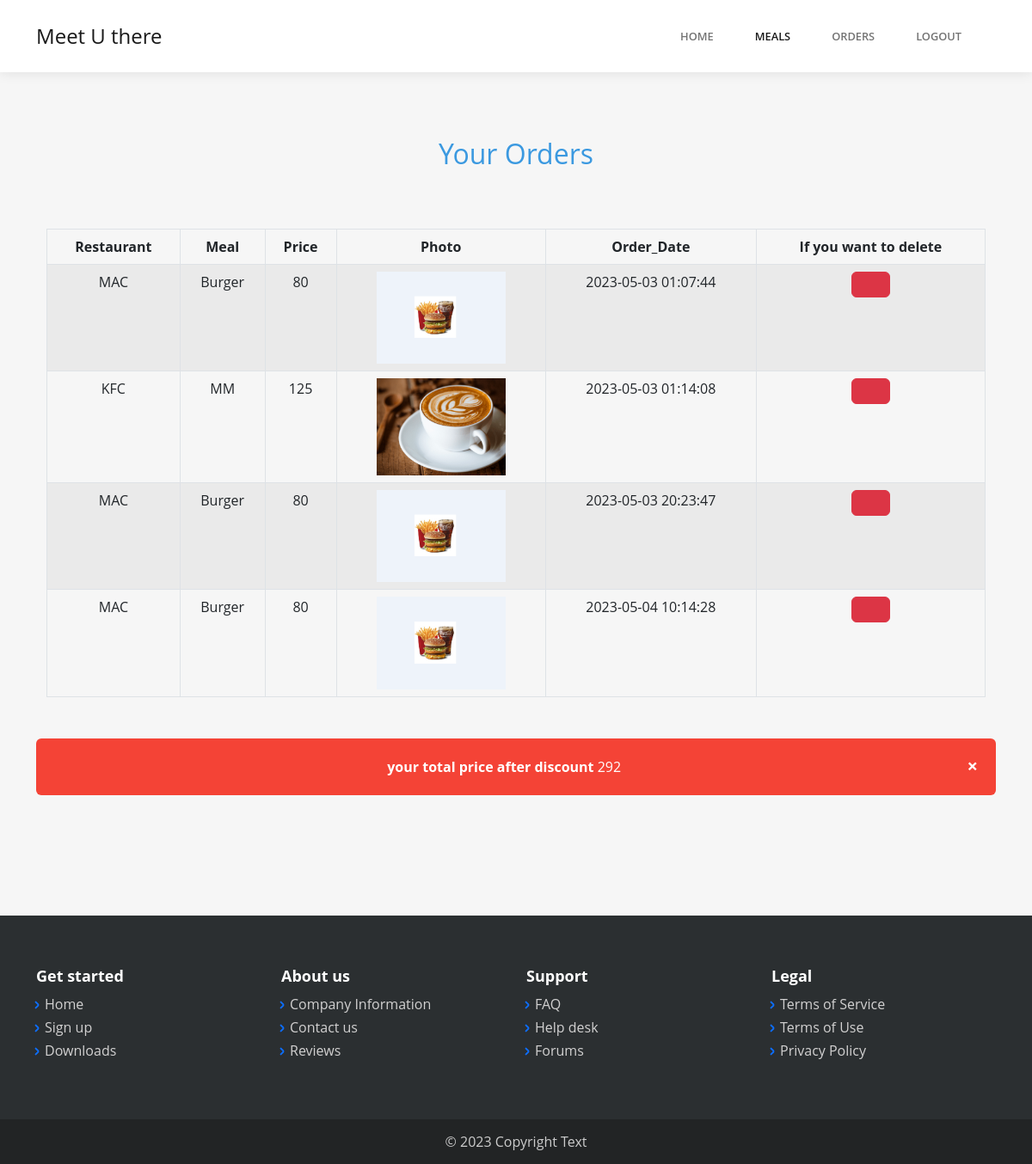
Page /view/user/Orders.php (signed in) on the committed database.
### tables this page shows
CREATE TABLE `melas` (
  `Meal_Id` int(11) NOT NULL,
  `Meal_Name` varchar(50) NOT NULL,
  `Meal_Price` int(11) NOT NULL,
  `Meal_Restaurant` varchar(50) NOT NULL,
  `Meal_Image` varchar(50) NOT NULL
);

CREATE TABLE `orders` (
  `Order_Id` int(11) NOT NULL,
  `User_Id` bigint(11) NOT NULL,
  `Meal_Id` int(11) NOT NULL,
  `Order_Date` datetime NOT NULL DEFAULT current_timestamp()
);

### control/OrdersController.php (called while the page is built, shortened)
<?php
require_once '../../control/DBController.php';
class OrdersController
{
    public function getspecificOrderforUser($id)
    {
        $this->db=new DBController;
        if($this->db->openConnection())
        {
            $query = "select orders.User_Id,Meal_Id,Order_Date,Order_Id from orders where User_Id='$id'";
            return $this->db->Execution($query);
        }
        else
        {
            echo "Error in Database Connection";
            return false;
        }
    }
}
?>

### control/DBController.php (called while the page is built, shortened)
<?php
class DBController
{
    public $dbHost="localhost";
    public $dbUser="root";
    public $dbName="system";
    public $dbPassword="";
    public $connection;
    public function openConnection()
    {
        $this->connection=new mysqli($this->dbHost,$this->dbUser,$this->dbPassword,$this->dbName);
        if($this->connection->connect_error)
        {
            echo " Error in Connection : ".$this->connection->connect_error;
            return false;
        }
        else
        {
            return true;
        }
    }
    public function Execution($query)
    {
        $result=$this->connection->query($query);
        if(!$result)
        {
            echo "Error : ".mysqli_error($this->connection);
            return false;
        }
        else
        {
            return $result->fetch_all(MYSQLI_BOTH);
        }
    }
}
?>

### control/MealsController.php (called while the page is built, shortened)
<?php
require_once '../../models/meals.php';
require_once '../../control/DBController.php';
class MealsController
{
    public function getspecificMeal($id)
    {
        $this->db=new DBController;
        if($this->db->openConnection())
        {
            $query = "select melas.Meal_Name,Meal_Price,Meal_Restaurant,Meal_Image from melas where Meal_Id='$id'";
            return $this->db->Execution($query);
        }
        else
        {
            echo "Error in Database Connection";
            return false;
        }
    }
}
?>

### view/user/Orders.php (the view, shortened to what this page needs)
<?php
require_once '../../control/MealsController.php';
require_once '../../control/OrdersController.php';
require_once '../user/parent.php';
$ses=new SES;
$mealsController=new MealsController;
$x=  $_SESSION["userId"] ;
$or=new OrdersController;
$get=$or->getspecificOrderforUser($x);
$discount=0;
?>
<!DOCTYPE html>
<html lang="en">
<head>
    <link rel="stylesheet" href="assets/bootstrap/css/bootstrap.min.css">
    <link rel="stylesheet" href="assets/css/Font%20Awesome%205%20Brands.css">
    <link rel="stylesheet" href="assets/css/Font%20Awesome%205%20Free.css">
    <link rel="stylesheet" href="assets/css/baguetteBox.min.css">
    <link rel="stylesheet" href="assets/css/CDRapido-Listado-Socios.css">
    <link rel="stylesheet" href="assets/css/vanilla-zoom.min.css">
    <link rel="stylesheet" href="assets/css/bootstrap/css/bootstrap.min.css">
    <link rel="stylesheet" href="assets/css/fonts/fontawesome-all.min.css">
    <link rel="stylesheet" href="assets/css/css/baguetteBox.min.css">
</head>
<body>
<?php $ses->header();?>
    <main class="page pricing-table-page">
        <section class="clean-block clean-pricing dark">
            <div class="container">
                <div class="block-heading">
                    <h2 class="text-info">Your Orders</h2>
                    <main>
       <br><br>
                        <div class="container">
                            <div class="row">
                                <div class="col-md-12">
                                    <div>
                                        <table class="table table-striped table-bordered" id="example" cellspacing="0" width="100%">
                                            <thead>
                                            <tr>
                                                    <th>Restaurant</th>
                                                    <th>Meal</th>
                                                    <th>Price</th>
                                                    <th>Photo</th>
                                                    <th>Order_Date</th>
                                                    <th>If you want to delete</th>
                                                </tr>
                                            </thead>
                                            <tbody>
                                                <?php
                                                $total=0;
                                                $cnt=0;
                                                foreach($get as $gets)
                                                {
                                                    $meals=$mealsController->getspecificMeal($gets['Meal_Id']);
                                                    $date =$gets['Order_Date'];
                                                foreach($meals as $meal)
                                                {
                                                    $n="delete".$cnt++;
                                                    $total+=$meal['Meal_Price'];
                                                    $discount=0;
                                                    if($total>=300)
                                                    {
                                                        $discount=.2*$total;
                                                    }                                               ?>
                                                    <tr>
                                                    <td><?php echo $meal['Meal_Restaurant']?></td>
                                                    <td><?php echo $meal['Meal_Name']?></td>
                                                    <td><?php echo $meal['Meal_Price']?> </td>
                                                    <td><img width="150px" src="<?php echo $meal['Meal_Image']?>"onerror="this.onerror=null; this.src='<?php echo $meal['Meal_Image']?>'"/></td>
                                                    <td><?php echo $date?> </td>
                                                    <td>
                                        <form action="Orders.php" method="POST">
                                            <button type="submit" name=<?php echo $n?> class="btn btn-danger">
                                                <i class="far fa-trash-alt d-xl-flex justify-content-xl-center align-items-xl-center"></i>
                                            </button>
                                        </form>
                                    </td>
                                                </tr>
                                                <?php
                                                }
                                            }
                                                ?>
                                                </tbody>
                                        </table>
                                    </div>
                                </div>
                            </div>
                        </div>
                        <br><br>
<?php
if($discount>0)
{
    $total=.8*$total;
    ?>
    <div class="alert">
    <span class="closebtn" onclick="this.parentElement.style.display='none';">&times;</span>
    <strong>your total price after discount </strong> <?php echo $total?>
  </div>
<?php
}
?>
      </main>
                </div>
            </div>
        </section>
    </main>
    <?php $ses->footer();?>
</body>
</html>

### view/user/parent.php (shortened to what this page needs)
<?php
class SES
{
    public function header()
    {
        ?>
        <html>
        <nav class="navbar navbar-light navbar-expand-lg fixed-top bg-white clean-navbar">
        <div class="container"><a class="navbar-brand logo" href="#">Meet U there</a>
            <div class="collapse navbar-collapse" id="navcol-1">
                <ul class="navbar-nav ms-auto">
                    <li class="nav-item"><a class="nav-link" href="index.php">Home</a></li>
                    <li class="nav-item"><a class="nav-link active" href="Meals.php">Meals</a></li>
                    <li class="nav-item"><a class="nav-link" href="Orders.php">Orders</a></li>
                    <li class="nav-item"><a class="nav-link" href="../auth/login.php?logout">logout</a></li>
            </div>
        </div>
    </nav>
        </html>
        <?php
    }
    public function footer()
    {
        ?>
        <html>
        <!DOCTYPE html>
        <html lang="en">
        <footer class="page-footer dark">
        <div class="container">
            <div class="row">
                <div class="col-sm-3">
                    <h5>Get started</h5>
                    <ul>
                        <li><a href="#">Home</a></li>
                        <li><a href="#">Sign up</a></li>
                        <li><a href="#">Downloads</a></li>
                    </ul>
                </div>
                <div class="col-sm-3">
                    <h5>About us</h5>
                    <ul>
                        <li><a href="#">Company Information</a></li>
                        <li><a href="#">Contact us</a></li>
                        <li><a href="#">Reviews</a></li>
                    </ul>
                </div>
                <div class="col-sm-3">
                    <h5>Support</h5>
                    <ul>
                        <li><a href="#">FAQ</a></li>
                        <li><a href="#">Help desk</a></li>
                        <li><a href="#">Forums</a></li>
                    </ul>
                </div>
                <div class="col-sm-3">
                    <h5>Legal</h5>
                    <ul>
                        <li><a href="#">Terms of Service</a></li>
                        <li><a href="#">Terms of Use</a></li>
                        <li><a href="#">Privacy Policy</a></li>
                    </ul>
                </div>
            </div>
        </div>
        <div class="footer-copyright">
            <p>© 2023 Copyright Text</p>
        </div>
    </footer>
        </html>
        </html>
        <?php
    }
}
?>

### view/user/assets/css/CDRapido-Listado-Socios.css (style rules this page uses)
#example { margin-bottom: 0; }
.btn { margin: 0px 10px; margin-bottom: 20px; }
* { box-sizing: border-box; }
h2 { text-align: center; }
button { border-radius: 20px; border: 1px solid #FF4B2B; background-color: #FF4B2B; color: #FFFFFF; font-size: 12px; font-weight: bold; padding: 12px 45px; letter-spacing: 1px; text-transform: uppercase; transition: transform 80ms ease-in; }

### rows in the picture
orders: Order_Date "2023-05-03 01:07:44"
melas: Meal_Restaurant "MAC", Meal_Name "Burger", Meal_Price "80", Meal_Image (picture)
orders: Order_Date "2023-05-03 01:14:08"
melas: Meal_Restaurant "KFC", Meal_Name "MM", Meal_Price "125", Meal_Image (picture)
orders: Order_Date "2023-05-03 20:23:47"
orders: Order_Date "2023-05-04 10:14:28"

### other values in the picture
$total "292"
